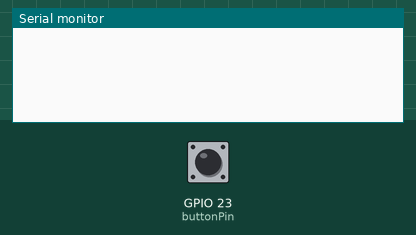
This sketch was run on a simulated ESP32. Shown: the last lines printed to the serial monitor. The test bench sets the inputs (shaded band); at power-on: GPIO 23 (buttonPin) HIGH.

Above: at 1.2 s.
1.3 s: GPIO 23 (buttonPin) pulled LOW for 0.15 s
At 1.43 s:
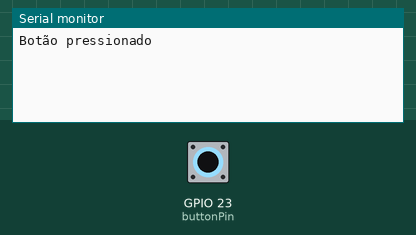
At 2.6 s:
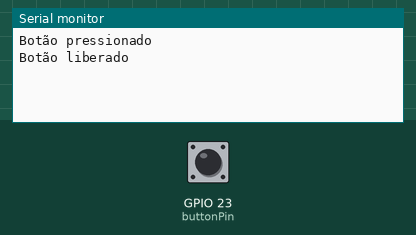

Measured:
- after the input at 1.3 s, the serial monitor: prints a new line at once (image 1)

The sketch:

Button.ino
```cpp
#define buttonPin 23  // Pino digital do ESP32 conectado ao botão

int lastButtonState = HIGH;  // Estado anterior do botão, inicializado como HIGH (liberado)

void setup() {
  Serial.begin(115200);  // Inicializa a comunicação serial a 115200 bps
  pinMode(buttonPin, INPUT_PULLUP);  // Configura o pino do botão como entrada com pull-up interno
}

void loop() {
  int currentButtonState = digitalRead(buttonPin);  // Lê o estado atual do botão

  if (currentButtonState != lastButtonState) {  // Se o estado do botão mudou
    if (currentButtonState == LOW) {  // Se o botão foi pressionado
      Serial.println("Botão pressionado");
    } else {  // Se o botão foi liberado
      Serial.println("Botão liberado");
    }
    lastButtonState = currentButtonState;  // Atualiza o estado anterior do botão
  }

  delay(50);  // Pequeno atraso para debounce
}
```
